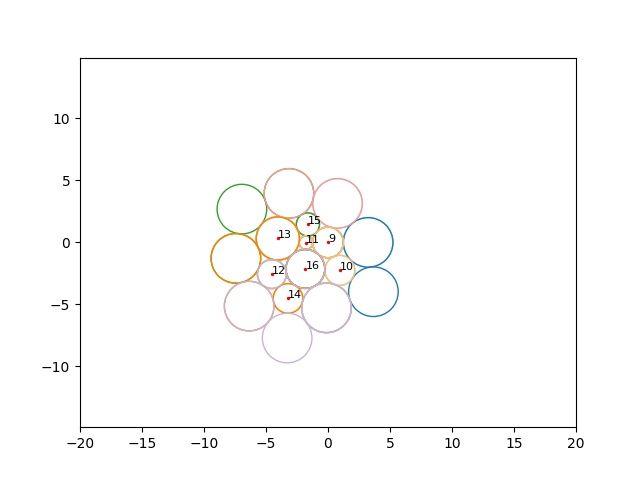

Write the Python code that produced this figure.
import numpy as np
import matplotlib.pyplot as plt
import sys
import matplotlib as mpl

if __name__ == "__main__":

    # for _ in range(1):
    # reading the first line of STDIN
    vertices = list(map(int, sys.stdin.readline().split()))
    INTERIOR, BOUNDARY = vertices[0], vertices[1]

    radii = [[] for i in range(BOUNDARY + INTERIOR)] # empty list of lists

    # reading values of boundary radii
    bound_rad = list(map(float, sys.stdin.readline().split()))

    neigh = list() # neighbouring vertices
    angles = [[] for i in range(BOUNDARY + INTERIOR)]
    partial = [[] for i in range(BOUNDARY + INTERIOR)] # partial angle sum

    # appending 'fake values' for boundary vertices
    for i in range(BOUNDARY):
        neigh.append([-1])
        angles[i].append([-1])
        partial[i].append([-1])

    for _ in range(INTERIOR):
        # reading next n = INTERIOR lines of STDIN
        neigh.append(list(map(int, sys.stdin.readline().split())))

    while True:
        try:
            for i in range(INTERIOR):
                radii[i + BOUNDARY].append(float(sys.stdin.readline()))
                angles[i + BOUNDARY].append(list(map(float, sys.stdin.readline().split())))
                partial[i + BOUNDARY].append(list(map(float, sys.stdin.readline().split())))
        except:
            print("Reached EOF")
            break

    for i in range(BOUNDARY):
        for rep in range(len(radii[BOUNDARY])):
            radii[i].append(bound_rad[i])
            # boundary conditions don't change, so I append all equal values

    fig, ax = plt.subplots()
    ax.axis('equal') # forces same n. of pixels along different axes
    ax.set_xlim(-20, 20)
    ax.set_ylim(-20, 20)

    ims = []

    for call in [len(radii[0]) - 1]: # loop on the iterations of the algorithm
        # ims.append([])
        # # titles
        # title = ax.text(10, 10, "", bbox={'facecolor': 'w', 'alpha': 0.5, 'pad': 5},
        #                 transform=ax.transAxes, ha="center", animated=True)
        # title.set_text("Iteration n. %d" % call)
        # ims[call].append(title)

        already_drawn = list()
        centers = [[0, 0] for i in range(BOUNDARY + INTERIOR)] # position of the centers of the internal vertices
        # intially all set as (0, 0)
        print("centers: ", centers)
        # centers[BOUNDARY].append([0, 0]) # the first circle is always centered at the origin

        # progressive shifts will need to be taken into account
        shifts0 = [0 for i in range(BOUNDARY + INTERIOR)] # initially set them all as 0

        shifts1 = [0 for i in range(BOUNDARY + INTERIOR)] # initially set them all as 0

        # defining color map (helpful in debugging)
        cmap = mpl.cm.Paired
        color = 0

        to_draw = [x for x in range(BOUNDARY, BOUNDARY + INTERIOR)] # list of the interior vertices
        # exluding the first one cause it will always be drawn as first
        vertices = list()
        vertex = BOUNDARY

        l = 0

        while len(vertices) < INTERIOR: # loop on the flowers
            print("vertex: ", vertex)
            l += 1
            prev = 0
            # finding the current center among the petals of one of the previous flowers, if it is not present, skip
            # to the next one
            flag = False

            # special case for the first circle to draw
            if (vertex == BOUNDARY) & (vertex not in vertices):
                vertices.append(vertex)
            else:
                for v in vertices:
                    if (vertex in neigh[v]) & (vertex not in vertices):
                        print("v: ", v,"neigh[v]: ", neigh[v])
                        vertices.append(vertex)
                        print("vertices: ", vertices)
                        flag = True  # the vertex was found among the neighbours
                        prev = v # storing the node which has the current vertex as a neighbour
                        my_circ = neigh[v].index(vertex)
                        break

                if not flag:
                    print("VERTEX NOT FOUND among the neighbours of the circles already constructed\n"
                          "or ALREADY PRINTED")
                    l = l % INTERIOR  # go to the next vertex to draw
                    # not the most efficient method...
                    vertex = to_draw[l]
                    continue

            # CENTRAL CIRCLE
            xc = centers[vertex][0] # second index always 0 for how I defined the centers.. wanted to keep ordering
            yc = centers[vertex][1]
            r = radii[vertex][call] # central radius
            plt.scatter(xc, yc, color='r', s=2)

            if vertex not in already_drawn:
                circle = plt.Circle((xc, yc), r, color=cmap(color), fill=False)
                ax.add_artist(circle)
                already_drawn.append(vertex)

            # PETALS
            shift = 0 # to orientate the circles in a consistent manner
            if vertex > BOUNDARY:
                # now I consider the petal before it and I find it in the current flower
                my_shift = neigh[vertex].index(neigh[prev][my_circ - 1])
                print("my_shift: ", my_shift, "neigh[%d][%d]" % (vertex, my_shift), neigh[vertex][my_shift])
                print("partial[%d][%d]: " % (vertex, call), partial[vertex][call])

                # shift due to the fact the circle I'm considering could be not the first
                # among the neighbours of the current vertex --> as if I were placing it in first position
                shift0 = -(partial[vertex][call][my_shift - 1])

                if len(vertices) < INTERIOR + 1: # DEBUG
                    shift += shift0
                shifts0[vertex] = shift0
                print("shift0: ", shift0)

                # shift due to the fact the actual circle could be shifted more with respect to the first position
                # (which in the end should be at 360 = 0 deg)
                a = radii[prev][call] + radii[neigh[vertex][my_shift]][call]
                b = r + radii[prev][call]
                c = r + radii[neigh[vertex][my_shift]][call]
                ang1 = np.rad2deg(np.arccos((b ** 2 + c ** 2 - a ** 2) / (2 * b * c)))
                ang2 = 180 - (partial[prev][call][my_circ - 1] + shifts1[prev] + shifts0[prev])
                # '+ shifts1' due to the fact the previous center has been rotated itself, so the angle sum should
                # be adjusted considered this
                shift1 = ang1 - ang2
                print("partial[%d][%d][%d]: " % (prev, call, my_circ - 1),
                      partial[prev][call][my_circ - 1], "shifts1: %.3f" % shifts1[prev])
                print("ang1: ", ang1, "ang2: ", ang2, "shift1: ", shift1)
                shifts1[vertex] = ang1 - ang2

                if len(vertices) < INTERIOR + 1: # DEBUG
                    shift += shift1
                print("shifts0:", shifts0[vertex])
                print("shifts1:", shifts1[vertex])

            for i in range(len(neigh[vertex])): # loop on the circles composing the petals
                n_circ = neigh[vertex][i] # index of the circle I am considering
                alpha = partial[vertex][call][i - 1] + shift

                if n_circ not in [100]:#already_drawn:
                    if n_circ > BOUNDARY - 1: # interior vertices
                        xv = xc + (r + radii[n_circ][call]) * np.cos(np.deg2rad(alpha))
                        yv = yc + (r + radii[n_circ][call]) * np.sin(np.deg2rad(-alpha))
                        centers[n_circ] = [xv, yv]
                        circle = plt.Circle((xv, yv), radii[n_circ][call], color=cmap(color), fill=False)
                    else: # boundary vertices
                        xv = xc + (r + 2) * np.cos(np.deg2rad(alpha))
                        yv = yc + (r + 2) * np.sin(np.deg2rad(-alpha))
                        circle = plt.Circle((xv, yv), 2, color=cmap(color), fill=False)

                    already_drawn.append(n_circ)
                    # plt.scatter(xv, yv, color='r')

                    ax.add_artist(circle)
            color += .1 # updating color map

            l = l % INTERIOR # go to the next vertex to draw
            vertex = to_draw[l]

        for i, val in enumerate(vertices):
            ax.annotate(i + BOUNDARY, (centers[i + BOUNDARY][0], centers[i + BOUNDARY][1]), size='8')

    plt.show()
